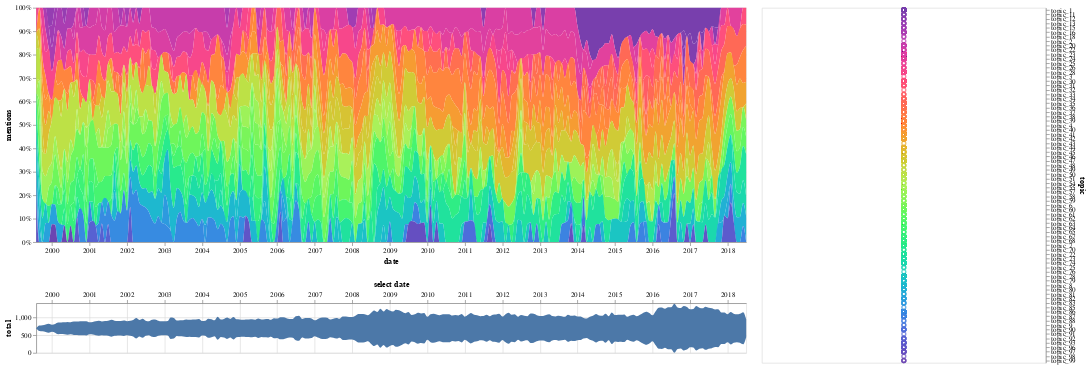

Here is the notebook cell this chart was saved with:
### Markdown cell above
# Рисуем график

### Code cell
highlight = alt.selection(type='single',
    nearest=False, on="mouseover", fields=["topic"])

# выбор отдельных тем
selection = alt.selection_multi(fields=['topic'])

# смена цвета на выборе темы -- всё что не выделили делается серым
color = alt.condition(selection,
                      alt.Color('topic:N', legend=None,
                    scale=alt.Scale(scheme="rainbow")),
                     alt.value('lightgray'))
# выбор диапазона дат
date_sel = alt.selection_interval(encodings=["x"], empty="all", fields=["date"])



chart = alt.hconcat(
        alt.vconcat(
            # собственно stacked area
            alt.Chart(dd, height=330, width=1000)
            .mark_area(interpolate="monotone")
            .encode(
                x=alt.X("date:T"),
                y=alt.Y("mentions:Q", stack="normalize"),
                color=color,
            tooltip='topic'
            # добавляем выбор тем
            ).add_selection(selection)
            .transform_filter(date_sel),
            
            # выбор диапазона дат
            alt.Chart(ddt, height=70, width=1000)
            .mark_area(interpolate="monotone")
            .encode(
                x=alt.X("date:T",axis=alt.Axis( orient="top"),title = "select date"),
                y=alt.Y("total:Q", stack="center",)
            ).add_selection(date_sel)),
    # легенда
    alt.Chart(dd, height=500).mark_point().encode(
    y=alt.Y('topic:N', axis=alt.Axis(orient='right')),
        color=color).add_selection(selection)
    
)
chart

### Figure 1 — Vega-Lite specification as saved in the notebook (floating-point values rounded to 4 significant figures; data arrays with more than 128 entries replaced by an {"elided": "..."} marker saying what was removed)
{"$schema": "https://vega.github.io/schema/vega-lite/v2.6.0.json", "config": {"view": {"height": 300, "width": 400}}, "datasets": {"data-ba8bb3db20e2e9e02df0aa0239dd1853": {"elided": "2280 records"}, "data-eed0784cb5c0229592b508c0eacd1577": {"elided": "228 records"}}, "hconcat": [{"vconcat": [{"data": {"name": "data-ba8bb3db20e2e9e02df0aa0239dd1853"}, "encoding": {"color": {"condition": {"field": "topic", "legend": null, "scale": {"scheme": "rainbow"}, "selection": "selector002", "type": "nominal"}, "value": "lightgray"}, "tooltip": {"field": "topic", "type": "nominal"}, "x": {"field": "date", "type": "temporal"}, "y": {"field": "mentions", "stack": "normalize", "type": "quantitative"}}, "height": 330, "mark": {"interpolate": "monotone", "type": "area"}, "selection": {"selector002": {"empty": "all", "fields": ["topic"], "on": "click", "resolve": "global", "toggle": "event.shiftKey", "type": "multi"}}, "transform": [{"filter": {"selection": "selector003"}}], "width": 1000}, {"data": {"name": "data-eed0784cb5c0229592b508c0eacd1577"}, "encoding": {"x": {"axis": {"orient": "top"}, "field": "date", "title": "select date", "type": "temporal"}, "y": {"field": "total", "stack": "center", "type": "quantitative"}}, "height": 70, "mark": {"interpolate": "monotone", "type": "area"}, "selection": {"selector003": {"empty": "all", "encodings": ["x"], "fields": ["date"], "mark": {"fill": "#333", "fillOpacity": 0.125, "stroke": "white"}, "on": "[mousedown, window:mouseup] > window:mousemove!", "resolve": "global", "translate": "[mousedown, window:mouseup] > window:mousemove!", "type": "interval", "zoom": "wheel!"}}, "width": 1000}]}, {"data": {"name": "data-ba8bb3db20e2e9e02df0aa0239dd1853"}, "encoding": {"color": {"condition": {"field": "topic", "legend": null, "scale": {"scheme": "rainbow"}, "selection": "selector002", "type": "nominal"}, "value": "lightgray"}, "y": {"axis": {"orient": "right"}, "field": "topic", "type": "nominal"}}, "height": 500, "mark": "point", "selection": {"selector002": {"empty": "all", "fields": ["topic"], "on": "click", "resolve": "global", "toggle": "event.shiftKey", "type": "multi"}}}]}
